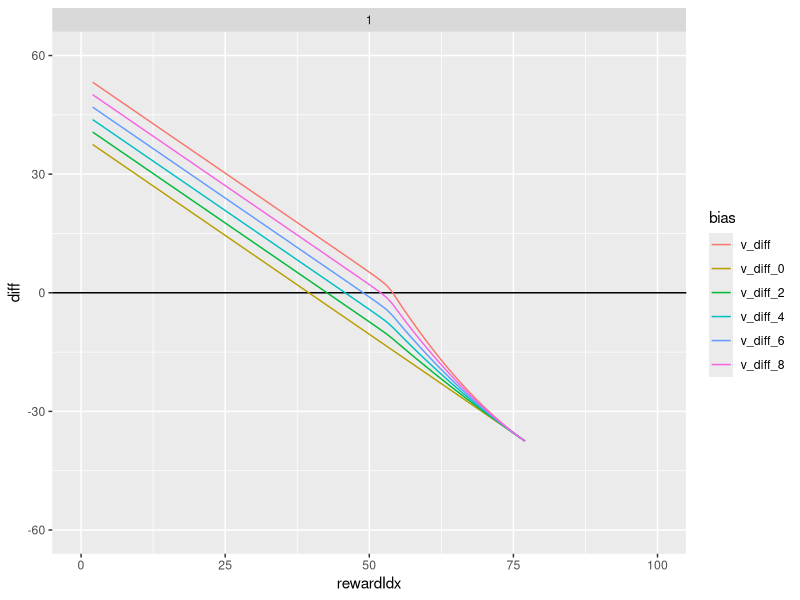

Write the R code that produced this figure.
library("ggplot2")
library("dplyr")
library("tidyr")
library("reshape2")

optimal_values <- function (discount, ntrials, minreward=4, maxreward=12, pbad=.333, badcost=0) {
  ngood <- maxreward - minreward + 1
  n <- ngood + 1
  explore_values <- matrix(0, nrow=ntrials, ncol=n)
  exploit_values <- matrix(0, nrow=ntrials, ncol=n)
  exploit_rewards <- t(replicate(ntrials, c(badcost, minreward:maxreward)))
  explore_rewards <- matrix((minreward + (maxreward - minreward) / 2) * (1-pbad) + badcost * pbad, nrow=ntrials, ncol=n)
  values <- matrix(0, nrow=ntrials, ncol=n)
  explore_values[ntrials,] <- explore_rewards[ntrials,]
  exploit_values[ntrials,] <- exploit_rewards[ntrials,]
  values[ntrials,] <- pmax(exploit_values[ntrials,], explore_values[ntrials,])
  for (i in (ntrials-1):1) {
    exploit_values[i,] <- c(badcost, minreward:maxreward) + discount * values[i+1,]
    explore_values[i,] <- sapply(1:n, function (x) {
      pbad * (badcost + discount * values[i+1, x]) + (1 - pbad) * mean(minreward:maxreward + discount * values[i+1, pmax(x, 2:n)])
    })
    values[i,] <- pmax(exploit_values[i,], explore_values[i,])
  }
  reward_diff <- explore_rewards - exploit_rewards
  VoI_diff <- explore_values - exploit_values - reward_diff
  return(list(exploit_values=exploit_values,
              explore_values=explore_values,
              reward_diff=reward_diff,
              VoI_diff=VoI_diff))
}

optimal_values_indefinite <- function (discount, minreward=4, maxreward=12, pbad=.5, badcost=0, tol=.00001) {
  ngood <- maxreward - minreward + 1
  n <- ngood + 1
  ptrans <- 1/ngood * (1-pbad)
  trans_explore <- matrix(0, n, n)
  trans_exploit <- diag(n)
  rew_explore <- matrix(0, n, n)
  rew_exploit <- diag(n) * c(badcost, minreward:maxreward)
  reward_exploit <- c(badcost, minreward:maxreward)
  for (i in 1:n) {
    for (j in 1:n) {
      if (j > i) {
        trans_explore[i, j] <- ptrans
        rew_explore[i, j] <- reward_exploit[j]
      } else if (i == j){
        trans_explore[i,j] <- 1 - ptrans * (n - i)
        rew_explore[i, j] <- (badcost * pbad + sum(reward_exploit[2:i])* ptrans)/(pbad + length(1:(i-1))*ptrans)
      }
    }
  }
  rew_explore[1,1] <- badcost
  values <- rep(0, n)
  delta <- tol + 1
  while (delta > tol ) {
    old_values <- values
    disc_values <- values * discount
    values_explore <- sweep(rew_explore, MARGIN=2, disc_values, `+`)
    values_explore <- trans_explore * values_explore
    values_explore <- apply(values_explore, MARGIN=1, sum)
    values_exploit <- sweep(rew_exploit, MARGIN=2, disc_values, `+`)
    values_exploit <- trans_exploit * values_exploit
    values_exploit <- apply(values_exploit, MARGIN=1, sum)
    values <- pmax(values_exploit, values_explore)
    delta <- max(abs(values - old_values))
  }
  reward_explore <- rep(pbad*badcost + ptrans*sum(minreward:maxreward), n)
  reward_diff <- reward_explore - reward_exploit
  VoI_diff <- values_explore - values_exploit - reward_diff
  list(values_explore=values_explore,
       values_exploit=values_exploit,
       reward_explore=reward_explore,
       reward_exploit=reward_exploit,
       values=values,
       reward_diff=reward_diff,
       VoI_diff=VoI_diff
       )
}

test <- optimal_values(5/6, 10, minreward=25, maxreward=100, pbad=0, badcost=0)
df <- melt(test$exploit_values)
df <- setNames(df, c("trial", "rewardIdx", "exploit_value"))
df$explore_value <- melt(test$explore_values)[,3]
df$reward_diff <- melt(test$reward_diff)[,3]
df$VoI_diff <- melt(test$VoI_diff)[,3]

df$v_diff <- df$reward_diff + df$VoI_diff
df$v_diff_8 <- df$reward_diff + .8 * df$VoI_diff
df$v_diff_6 <- df$reward_diff + .6 * df$VoI_diff
df$v_diff_4 <- df$reward_diff + .4 * df$VoI_diff
df$v_diff_2 <- df$reward_diff + .2 * df$VoI_diff
df$v_diff_0 <- df$reward_diff

df <- df %>%
  select(-reward_diff, -VoI_diff, -exploit_value, -explore_value) %>%
  gather(bias, diff, -trial, -rewardIdx) %>%
  filter(rewardIdx > 1) %>%
  filter(trial == 1)

## plot of how optimal effect changes as the end of the experiment is reached
ggplot(df, aes(x=rewardIdx, y=diff, group=bias)) + geom_hline(yintercept=0) + geom_line(aes(color=bias)) + xlim(0, 100) + ylim(-60, 60)+ facet_wrap(~trial)
